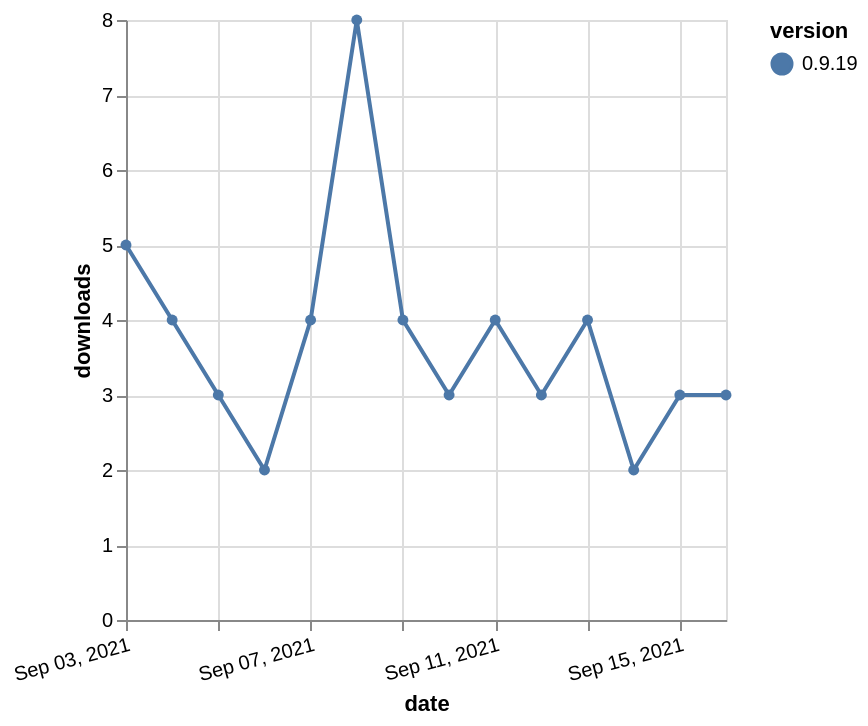

The Vega-Lite source for this figure:
### Vega-Lite specification from a JSON file in a GitHub repository (floating-point values rounded to 4 significant figures)
{"$schema": "https://vega.github.io/schema/vega-lite/v5.json", "description": "A simple bar chart with embedded data.", "data": {"values": [{"date": "2021-09-03", "total": 19943, "delta": 5, "version": "0.9.19"}, {"date": "2021-09-04", "total": 19947, "delta": 4, "version": "0.9.19"}, {"date": "2021-09-05", "total": 19950, "delta": 3, "version": "0.9.19"}, {"date": "2021-09-06", "total": 19952, "delta": 2, "version": "0.9.19"}, {"date": "2021-09-07", "total": 19956, "delta": 4, "version": "0.9.19"}, {"date": "2021-09-08", "total": 19964, "delta": 8, "version": "0.9.19"}, {"date": "2021-09-09", "total": 19968, "delta": 4, "version": "0.9.19"}, {"date": "2021-09-10", "total": 19971, "delta": 3, "version": "0.9.19"}, {"date": "2021-09-11", "total": 19975, "delta": 4, "version": "0.9.19"}, {"date": "2021-09-12", "total": 19978, "delta": 3, "version": "0.9.19"}, {"date": "2021-09-13", "total": 19982, "delta": 4, "version": "0.9.19"}, {"date": "2021-09-14", "total": 19984, "delta": 2, "version": "0.9.19"}, {"date": "2021-09-15", "total": 19987, "delta": 3, "version": "0.9.19"}, {"date": "2021-09-16", "total": 19990, "delta": 3, "version": "0.9.19"}]}, "width": "container", "mark": {"type": "line", "point": {"filled": true}}, "encoding": {"x": {"field": "date", "type": "temporal", "timeUnit": "yearmonthdate", "title": "date", "axis": {"labelAngle": -15}}, "y": {"field": "delta", "type": "quantitative", "title": "downloads"}, "color": {"field": "version", "type": "nominal"}, "tooltip": {"field": "delta"}}}
